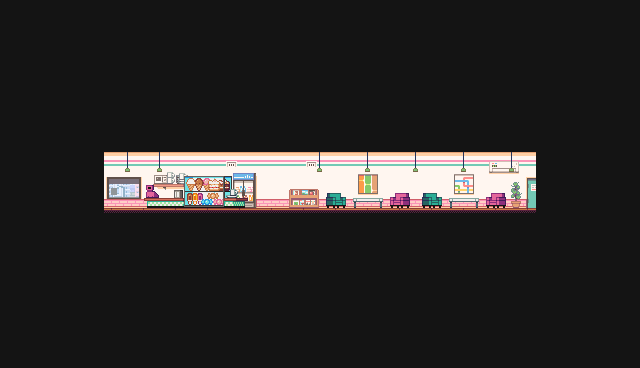

Rendered tile map (Tiled .tmx) drawn with the repository's tilesets; below, a short description and the map source with its tile grids summarised:
An orthogonal 40x23 tile map with 16x16 px tiles, 4 tile layers (Farground, Background, Midground, Foreground) and 2 objects (Boundaries, SpawnPoint).

<map version="1.5" tiledversion="1.7.2" orientation="orthogonal" renderorder="right-down" width="40" height="23" tilewidth="16" tileheight="16" infinite="0" nextlayerid="6" nextobjectid="3">
 <editorsettings>
  <export target="credits.lua" format="lua" />
 </editorsettings>
 <tileset firstgid="1" name="CITY_MEGA" tilewidth="16" tileheight="16" tilecount="21350" columns="122">
  <image source="../graphics/CITY_MEGA.png" trans="82754f" width="1952" height="2800" />
 </tileset>
 <layer id="1" name="Farground" width="40" height="23">
  <data>[920 cells, 0 non-empty, 0 distinct tile ids]</data>
 </layer>
 <layer id="2" name="Background" width="40" height="23">
  <data>[920 cells, 0 non-empty, 0 distinct tile ids]</data>
 </layer>
 <layer id="3" name="Midground" width="40" height="23">
  <data>[920 cells, 920 non-empty, 136 distinct tile ids]</data>
 </layer>
 <layer id="4" name="Foreground" width="40" height="23">
  <data>[920 cells, 14 non-empty, 14 distinct tile ids]</data>
 </layer>
 <objectgroup id="5" name="Objects">
  <object id="1" name="Ground" type="Boundaries" x="96" y="208" width="448" height="16" />
  <object id="2" name="PlayerSpawn" type="SpawnPoint" x="512" y="184">
   <point />
  </object>
 </objectgroup>
</map>
